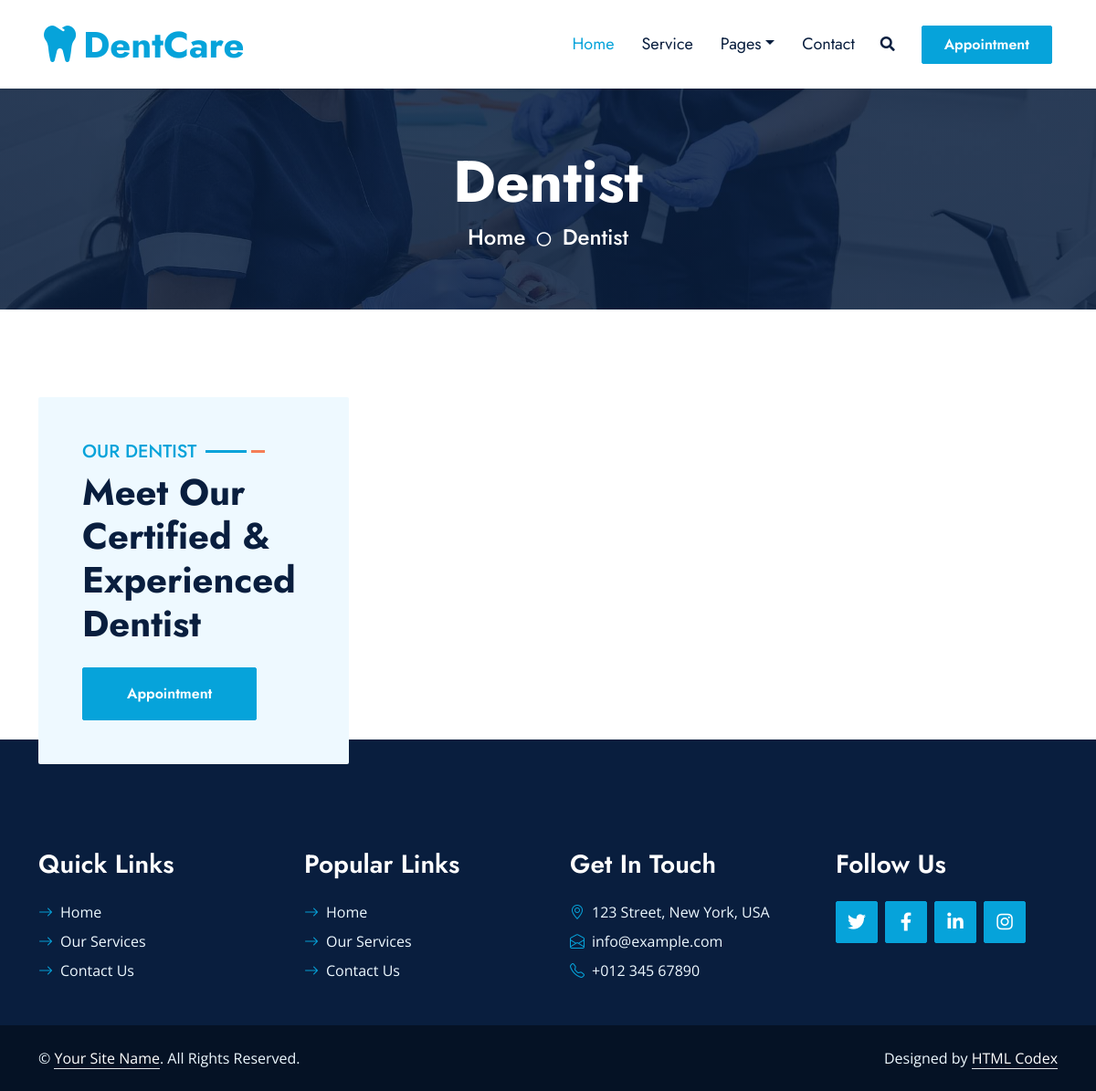
Page /dentists/ on the earlier database version.
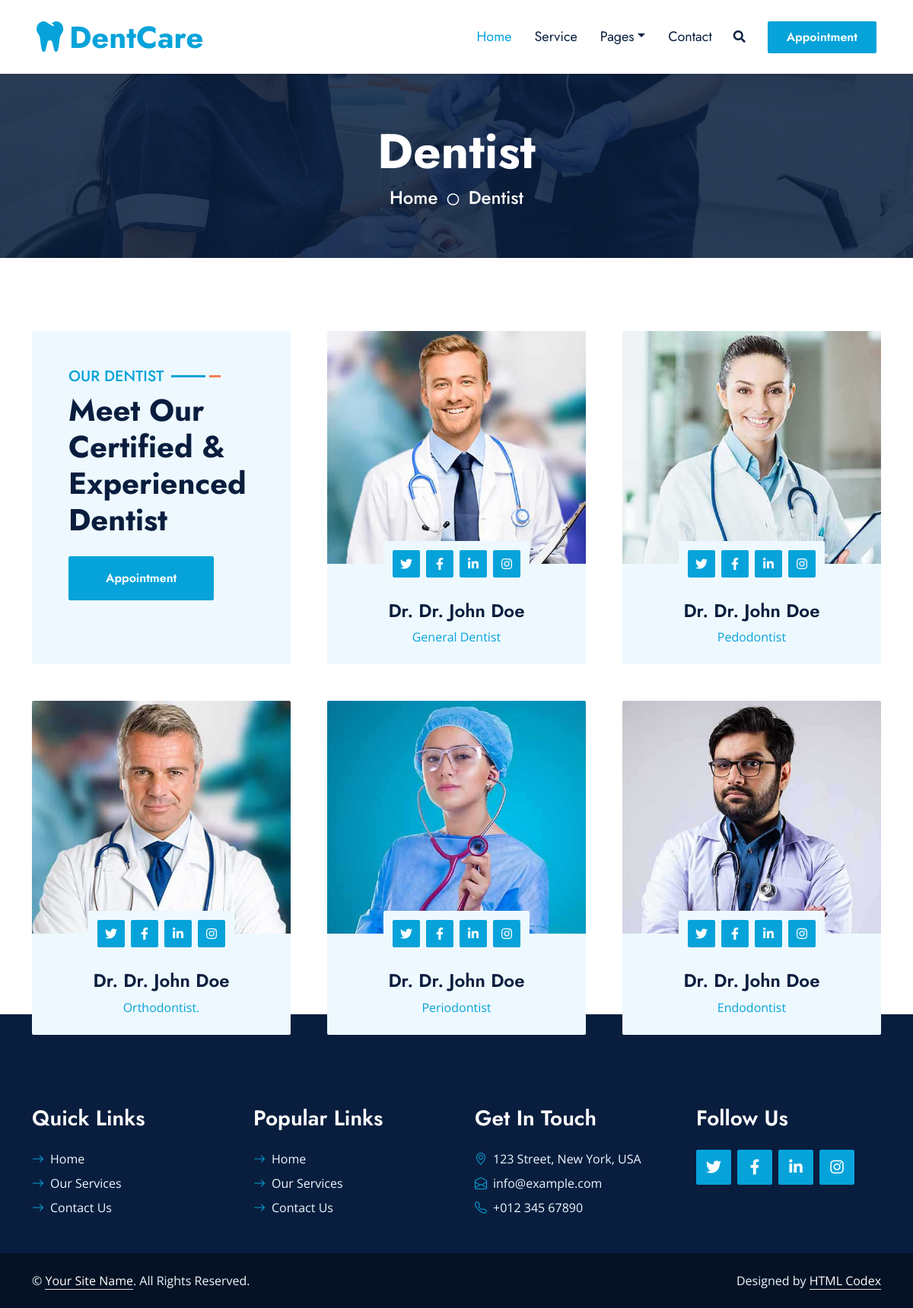
Same page on the later database version.
### dentist/models.py (models this page shows, shortened)
class doctor(models.Model):
    name = models.CharField(max_length=50)
    image = models.ImageField(upload_to='doctors')
    specialist = models.CharField(max_length=60,choices=group)
    experiencce = models.IntegerField()
    about_me = models.TextField(max_length=250)
    add_at = models.DateField( auto_now_add=True)
    facebook = models.URLField(max_length=200)
    instagram = models.URLField(max_length=200)
    linkedin = models.URLField(max_length=200)
    twitter = models.URLField(max_length=200)
    class Meta:
        verbose_name = 'doctor'
        verbose_name_plural = 'doctors'

### dentist/views.py (the view)
# urls.py: path('',views.mydoctor.as_view(),name='mydoctor'),
class mydoctor(ListView):
    model = doctor
    context_object_name = 'doctors'
    template_name='our_doctors.html'

### dentist/templates/our_doctors.html
{% extends 'base.html' %}
{% load static %}
{% block body %}
    <div class="container-fluid bg-primary py-5 hero-header mb-5">
        <div class="row py-3">
            <div class="col-12 text-center">
                <h1 class="display-3 text-white animated zoomIn">Dentist</h1>
                <a href="" class="h4 text-white">Home</a>
                <i class="far fa-circle text-white px-2"></i>
                <a href="" class="h4 text-white">Dentist</a>
            </div>
        </div>
    </div>
    <div class="container-fluid py-5">
        <div class="container">
            <div class="row g-5">
                <div class="col-lg-4 wow slideInUp" data-wow-delay="0.1s">
                    <div class="section-title bg-light rounded h-100 p-5">
                        <h5 class="position-relative d-inline-block text-primary text-uppercase">Our Dentist</h5>
                        <h1 class="display-6 mb-4">Meet Our Certified & Experienced Dentist</h1>
                        <a href="appointment.html" class="btn btn-primary py-3 px-5">Appointment</a>
                    </div>
                </div>
                {% for doctor in doctors %}
                    <div class="col-lg-4 wow slideInUp" data-wow-delay="0.3s">
                        <div class="team-item">
                            <div class="position-relative rounded-top" style="z-index: 1;">
                                <img class="img-fluid rounded-top w-100" src="{{doctor.image.url}}" alt="">
                                <div class="position-absolute top-100 start-50 translate-middle bg-light rounded p-2 d-flex">
                                    <a class="btn btn-primary btn-square m-1" href="{{doctor.twitter}}"><i class="fab fa-twitter fw-normal"></i></a>
                                    <a class="btn btn-primary btn-square m-1" href="{{doctor.facebook}}"><i class="fab fa-facebook-f fw-normal"></i></a>
                                    <a class="btn btn-primary btn-square m-1" href="{{doctor.linkedin}}"><i class="fab fa-linkedin-in fw-normal"></i></a>
                                    <a class="btn btn-primary btn-square m-1" href="{{doctor.instagram}}"><i class="fab fa-instagram fw-normal"></i></a>
                                </div>
                            </div>
                            <div class="team-text position-relative bg-light text-center rounded-bottom p-4 pt-5">
                                <a href="{% url 'doctor_detail' doctor.id %}"><h4 class="mb-2">Dr. {{doctor.name}}</h4></a>
                                <p class="text-primary mb-0">{{doctor.specialist}}</p>
                            </div>
                        </div>
                    </div>
                {% endfor %}
            </div>
        </div>
    </div>
{% endblock body %}

### templates/base.html (shortened to what this page needs)
{% load static %}
<!DOCTYPE html>
<html lang="en">
<head>
    <link href="https://cdnjs.cloudflare.com/ajax/libs/font-awesome/5.10.0/css/all.min.css" rel="stylesheet">
    <link href="https://cdn.jsdelivr.net/npm/bootstrap-icons@1.4.1/font/bootstrap-icons.css" rel="stylesheet">
    <link href="{% static 'lib/owlcarousel/assets/owl.carousel.min.css' %}" rel="stylesheet">
    <link href="{% static 'lib/animate/animate.min.css' %}" rel="stylesheet">
    <link href="{% static 'lib/tempusdominus/css/tempusdominus-bootstrap-4.min.css' %}" rel="stylesheet" />
    <link href="{% static 'lib/twentytwenty/twentytwenty.css' %}" rel="stylesheet" />
    <link href="{% static 'css/bootstrap.min.css' %}" rel="stylesheet">
    <link href="{% static 'css/style.css' %}" rel="stylesheet">
</head>
<body>
    <nav class="navbar navbar-expand-lg bg-white navbar-light shadow-sm px-5 py-3 py-lg-0">
        <a href="{% url 'home'%}" class="navbar-brand p-0">
            <h1 class="m-0 text-primary"><i class="fa fa-tooth me-2"></i>DentCare</h1>
        </a>
        <div class="collapse navbar-collapse" id="navbarCollapse">
            <div class="navbar-nav ms-auto py-0">
                <a href="{% url 'home'%}" class="nav-item nav-link active">Home</a>
                <a href="{% url 'services'%}" class="nav-item nav-link">Service</a>
                <div class="nav-item dropdown">
                    <a href="#" class="nav-link dropdown-toggle" data-bs-toggle="dropdown">Pages</a>
                </div>
                <a href="{%url 'contactview'%}" class="nav-item nav-link">Contact</a>
            </div>
            <button type="button" class="btn text-dark" data-bs-toggle="modal" data-bs-target="#searchModal"><i class="fa fa-search"></i></button>
            <a href="{% url 'make_appoitment'%}" class="btn btn-primary py-2 px-4 ms-3">Appointment</a>
        </div>
    </nav>
    {% block body %}
    {% endblock body %}
    <div class="container-fluid bg-dark text-light py-5 wow fadeInUp" data-wow-delay="0.3s" style="margin-top: -75px;">
        <div class="container pt-5">
            <div class="row g-5 pt-4">
                <div class="col-lg-3 col-md-6">
                    <h3 class="text-white mb-4">Quick Links</h3>
                    <div class="d-flex flex-column justify-content-start">
                        <a class="text-light mb-2" href="{% url 'home'%}"><i class="bi bi-arrow-right text-primary me-2"></i>Home</a>
                        <a class="text-light mb-2" href="{% url 'services'%}"><i class="bi bi-arrow-right text-primary me-2"></i>Our Services</a>
                        <a class="text-light" href="{%url 'contactview'%}"><i class="bi bi-arrow-right text-primary me-2"></i>Contact Us</a>
                    </div>
                </div>
                <div class="col-lg-3 col-md-6">
                    <h3 class="text-white mb-4">Popular Links</h3>
                    <div class="d-flex flex-column justify-content-start">
                        <a class="text-light mb-2" href="{% url 'home'%}"><i class="bi bi-arrow-right text-primary me-2"></i>Home</a>
                        <a class="text-light mb-2" href="{% url 'services'%}"><i class="bi bi-arrow-right text-primary me-2"></i>Our Services</a>
                        <a class="text-light" href="{%url 'contactview'%}"><i class="bi bi-arrow-right text-primary me-2"></i>Contact Us</a>
                    </div>
                </div>
                <div class="col-lg-3 col-md-6">
                    <h3 class="text-white mb-4">Get In Touch</h3>
                    <p class="mb-2"><i class="bi bi-geo-alt text-primary me-2"></i>123 Street, New York, USA</p>
                    <p class="mb-2"><i class="bi bi-envelope-open text-primary me-2"></i>info@example.com</p>
                    <p class="mb-0"><i class="bi bi-telephone text-primary me-2"></i>+012 345 67890</p>
                </div>
                <div class="col-lg-3 col-md-6">
                    <h3 class="text-white mb-4">Follow Us</h3>
                    <div class="d-flex">
                        <a class="btn btn-lg btn-primary btn-lg-square rounded me-2" href="#"><i class="fab fa-twitter fw-normal"></i></a>
                        <a class="btn btn-lg btn-primary btn-lg-square rounded me-2" href="#"><i class="fab fa-facebook-f fw-normal"></i></a>
                        <a class="btn btn-lg btn-primary btn-lg-square rounded me-2" href="#"><i class="fab fa-linkedin-in fw-normal"></i></a>
                        <a class="btn btn-lg btn-primary btn-lg-square rounded" href="#"><i class="fab fa-instagram fw-normal"></i></a>
                    </div>
                </div>
            </div>
        </div>
    </div>
    <div class="container-fluid text-light py-4" style="background: #051225;">
        <div class="container">
            <div class="row g-0">
                <div class="col-md-6 text-center text-md-start">
                    <p class="mb-md-0">&copy; <a class="text-white border-bottom" href="#">Your Site Name</a>. All Rights Reserved.</p>
                </div>
                <div class="col-md-6 text-center text-md-end">
                    <p class="mb-0">Designed by <a class="text-white border-bottom" href="https://htmlcodex.com">HTML Codex</a></p>
                </div>
            </div>
        </div>
    </div>
</body>
</html>

### static/css/style.css (style rules this page uses)
:root { --primary: #06A3DA; --secondary: #F57E57; --light: #EEF9FF; --dark: #091E3E; }
h1, h2, .font-weight-bold { font-weight: 700 !important; }
h3, h4, .font-weight-semi-bold { font-weight: 600 !important; }
h5, h6, .font-weight-medium { font-weight: 500 !important; }
.btn { font-family: 'Jost', sans-serif; font-weight: 600; transition: .5s; }
.btn-primary, .btn-secondary { color: #FFFFFF; }
.btn-square { width: 36px; height: 36px; }
.btn-lg-square { width: 46px; height: 46px; }
.btn-square, .btn-sm-square, .btn-lg-square { padding-left: 0; padding-right: 0; text-align: center; }
.navbar-light .navbar-nav .nav-link { font-family: 'Jost', sans-serif; padding: 35px 15px; font-size: 18px; color: var(--dark); outline: none; transition: .5s; }
.navbar-light .navbar-nav .nav-link:hover, .navbar-light .navbar-nav .nav-link.active { color: var(--primary); }
.section-title h5::before { position: absolute; content: ""; width: 45px; height: 3px; right: -55px; bottom: 11px; background: var(--primary); }
.section-title h5::after { position: absolute; content: ""; width: 15px; height: 3px; right: -75px; bottom: 11px; background: var(--secondary); }
.hero-header { background: linear-gradient(rgba(9, 30, 62, .85), rgba(9, 30, 62, .85)), url(../img/carousel-1.jpg) center center no-repeat; background-size: cover; }
.service-item img, .service-item .bg-light, .service-item .bg-light h5, .team-item .team-text { transition: .5s; }
.team-item .team-text::after, .service-item .bg-light::after { position: absolute; content: ""; top: 50%; bottom: 0; left: 15px; right: 15px; border-radius:100px / 15px; box-shadow: 0 0 15px rgba(0, 0, 0, .7); opacity: 0; transition: .5s; z-index: -1; }

Differences in the rows shown:
added doctor: image (picture), name "Dr. John Doe", specialist "General Dentist"
added doctor: image (picture), name "Dr. John Doe", specialist "Pedodontist"
added doctor: image (picture), name "Dr. John Doe", specialist "Orthodontist."
added doctor: image (picture), name "Dr. John Doe", specialist "Periodontist"
added doctor: image (picture), name "Dr. John Doe", specialist "Endodontist"
